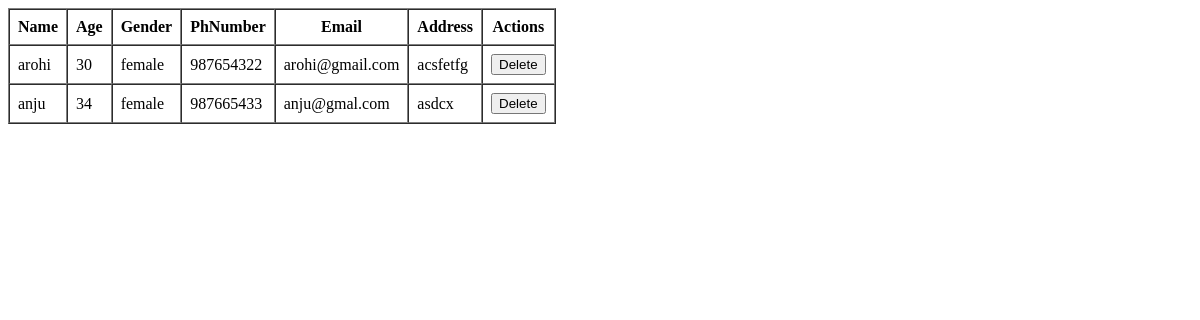
Page /patient on the earlier database version.
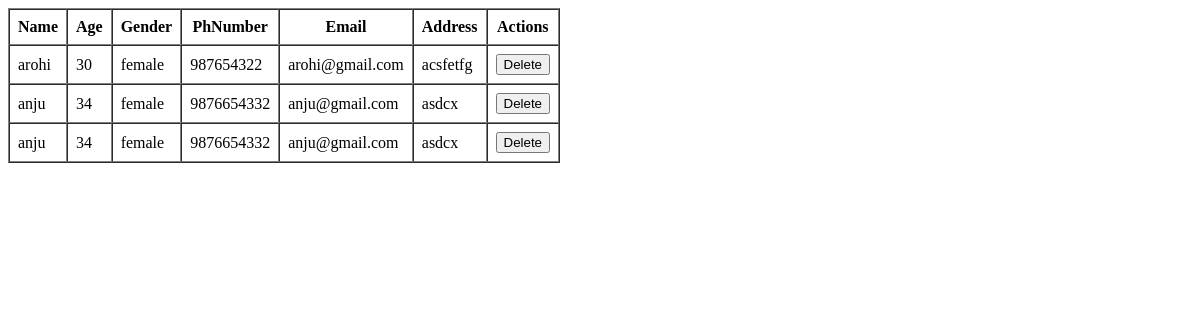
Same page on the later database version.
### BrainTumorDetectionApp/models.py (models this page shows)
class PatientTable(models.Model):
    LOGIN = models.ForeignKey(LoginTable, on_delete=models.CASCADE)
    Name=models.CharField(max_length=30, null=True, blank=True)
    Age=models.IntegerField(null=True, blank=True)
    Gender=models.CharField(max_length=30, null=True, blank=True)
    PhNumber=models.BigIntegerField( null=True, blank=True)
    Email=models.CharField(max_length=30, null=True, blank=True)
    Address=models.CharField(max_length=100, null=True, blank=True)

### BrainTumorDetectionApp/views.py (the view)
# urls.py: path('patient', PatientPage.as_view(), name="patient"),
class PatientPage(View):
    def get(self, request):
        obj = PatientTable.objects.all()
        return render(request, "administration/view_patient.html", {'val': obj})

### templates/administration/view_patient.html (shortened to what this page needs)
<!DOCTYPE html>
<html lang="en">
<head>
</head>
<body>
    <table border="1" cellpadding="8" cellspacing="0">
        <tr>
            <th>Name</th>
            <th>Age</th>
            <th>Gender</th>
            <th>PhNumber</th>
            <th>Email</th>
            <th>Address</th>
            <th>Actions</th>
        </tr>
        {% for i in val %}
        <tr>
            <td>{{ i.Name }}</td>
            <td>{{ i.Age }}</td>
            <td>{{ i.Gender }}</td>
            <td>{{ i.PhNumber }}</td>
            <td>{{ i.Email }} </td>
            <td>{{ i.Address }}</td>
            <td>
                <a href="delete_patient/{{i.LOGIN.id}}" onclick="return confirm('Are you should want to delete this person')"><button>Delete</button></a>
            </td>
        </tr>
        {% endfor %}
    </table>
</body>
</html>

Differences in the rows shown:
removed PatientTable: Name "anju", Age "34", Gender "female", PhNumber "987665433", Email "anju@gmal.com", Address "asdcx"
added PatientTable: Name "anju", Age "34", Gender "female", PhNumber "9876654332", Email "anju@gmail.com", Address "asdcx"
added PatientTable: Name "anju", Age "34", Gender "female", PhNumber "9876654332", Email "anju@gmail.com", Address "asdcx"
